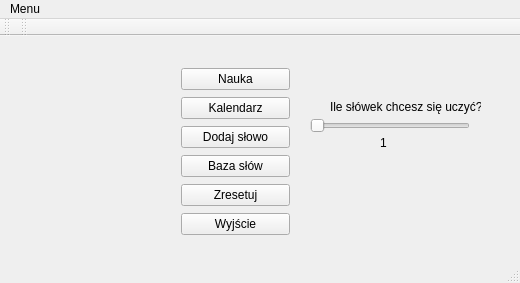
<?xml version="1.0" encoding="UTF-8"?>
<ui version="4.0">
 <class>MainWindow</class>
 <widget class="QMainWindow" name="MainWindow">
  <property name="geometry">
   <rect>
    <x>0</x>
    <y>0</y>
    <width>520</width>
    <height>283</height>
   </rect>
  </property>
  <property name="minimumSize">
   <size>
    <width>520</width>
    <height>283</height>
   </size>
  </property>
  <property name="maximumSize">
   <size>
    <width>520</width>
    <height>283</height>
   </size>
  </property>
  <property name="windowTitle">
   <string notr="true">Program do nauki</string>
  </property>
  <property name="autoFillBackground">
   <bool>false</bool>
  </property>
  <widget class="QWidget" name="centralWidget">
   <widget class="QSlider" name="number_words_slider">
    <property name="geometry">
     <rect>
      <x>310</x>
      <y>80</y>
      <width>160</width>
      <height>19</height>
     </rect>
    </property>
    <property name="mouseTracking">
     <bool>false</bool>
    </property>
    <property name="acceptDrops">
     <bool>false</bool>
    </property>
    <property name="minimum">
     <number>1</number>
    </property>
    <property name="maximum">
     <number>50</number>
    </property>
    <property name="orientation">
     <enum>Qt::Horizontal</enum>
    </property>
   </widget>
   <widget class="QLabel" name="label_2">
    <property name="geometry">
     <rect>
      <x>330</x>
      <y>60</y>
      <width>151</width>
      <height>21</height>
     </rect>
    </property>
    <property name="text">
     <string>Ile słówek chcesz się uczyć?</string>
    </property>
   </widget>
   <widget class="QLabel" name="number_words_label">
    <property name="geometry">
     <rect>
      <x>380</x>
      <y>100</y>
      <width>47</width>
      <height>13</height>
     </rect>
    </property>
    <property name="text">
     <string>1</string>
    </property>
   </widget>
   <widget class="QWidget" name="verticalLayoutWidget">
    <property name="geometry">
     <rect>
      <x>170</x>
      <y>20</y>
      <width>131</width>
      <height>191</height>
     </rect>
    </property>
    <layout class="QVBoxLayout" name="verticalLayout">
     <item>
      <widget class="QPushButton" name="learn_button">
       <property name="text">
        <string>Nauka</string>
       </property>
      </widget>
     </item>
     <item>
      <widget class="QPushButton" name="schedule_button">
       <property name="enabled">
        <bool>true</bool>
       </property>
       <property name="text">
        <string>Kalendarz</string>
       </property>
      </widget>
     </item>
     <item>
      <widget class="QPushButton" name="add_word_button">
       <property name="text">
        <string>Dodaj słowo</string>
       </property>
      </widget>
     </item>
     <item>
      <widget class="QPushButton" name="words_button">
       <property name="text">
        <string>Baza słów</string>
       </property>
      </widget>
     </item>
     <item>
      <widget class="QPushButton" name="clear_button">
       <property name="text">
        <string>Zresetuj</string>
       </property>
      </widget>
     </item>
     <item>
      <widget class="QPushButton" name="exit_button">
       <property name="text">
        <string>Wyjście</string>
       </property>
      </widget>
     </item>
    </layout>
   </widget>
  </widget>
  <widget class="QMenuBar" name="menuBar">
   <property name="geometry">
    <rect>
     <x>0</x>
     <y>0</y>
     <width>520</width>
     <height>21</height>
    </rect>
   </property>
   <widget class="QMenu" name="menuMenu">
    <property name="title">
     <string>Menu</string>
    </property>
    <addaction name="separator"/>
    <addaction name="actionZamknij"/>
   </widget>
   <addaction name="menuMenu"/>
  </widget>
  <widget class="QToolBar" name="mainToolBar">
   <attribute name="toolBarArea">
    <enum>TopToolBarArea</enum>
   </attribute>
   <attribute name="toolBarBreak">
    <bool>false</bool>
   </attribute>
  </widget>
  <widget class="QStatusBar" name="statusBar"/>
  <widget class="QToolBar" name="toolBar">
   <property name="windowTitle">
    <string>toolBar</string>
   </property>
   <attribute name="toolBarArea">
    <enum>TopToolBarArea</enum>
   </attribute>
   <attribute name="toolBarBreak">
    <bool>false</bool>
   </attribute>
  </widget>
  <action name="actionZamknij">
   <property name="text">
    <string>Zamknij</string>
   </property>
  </action>
  <action name="actionZmien_uzytkownika">
   <property name="text">
    <string>Zmien uzytkownika</string>
   </property>
  </action>
 </widget>
 <layoutdefault spacing="6" margin="11"/>
 <resources/>
 <connections/>
</ui>
